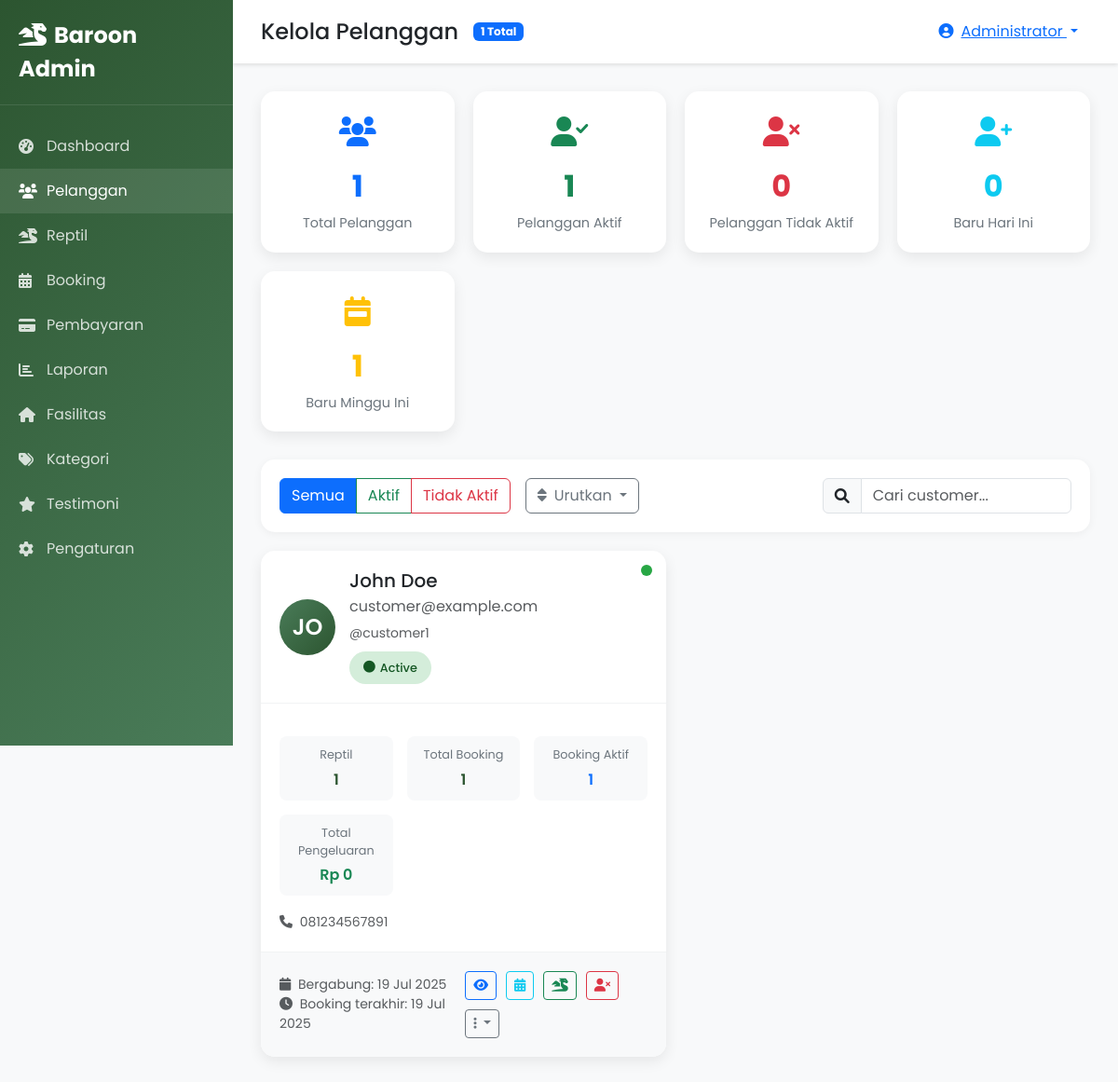
The page /admin/customers.php (signed in) on the database its author committed.
### tables this page shows
CREATE TABLE IF NOT EXISTS `users` (
  `id` int(11) NOT NULL AUTO_INCREMENT,
  `username` varchar(50) NOT NULL,
  `email` varchar(100) NOT NULL,
  `password` varchar(255) NOT NULL,
  `full_name` varchar(100) NOT NULL,
  `phone` varchar(20) DEFAULT NULL,
  `address` text DEFAULT NULL,
  `role` enum('admin','customer') DEFAULT 'customer',
  `status` enum('active','inactive') DEFAULT 'active',
  `created_at` timestamp NOT NULL DEFAULT current_timestamp(),
  `updated_at` timestamp NOT NULL DEFAULT current_timestamp() ON UPDATE current_timestamp(),
  PRIMARY KEY (`id`),
  UNIQUE KEY `username` (`username`),
  UNIQUE KEY `email` (`email`)
);

### admin/customers.php (the view, shortened to what the rows shown need)
<?php
try {
    $db = getDB();
    $sort_by = isset($_GET['sort']) ? $_GET['sort'] : 'newest';
    $where_clause = "WHERE role = 'customer'";
    $params = [];
    $order_clause = "ORDER BY ";
    switch ($sort_by) {
        default:
            $order_clause .= "created_at DESC";
    }
    $stmt = $db->prepare("
        SELECT u.*,
               COUNT(DISTINCT r.id) as total_reptiles,
               COUNT(DISTINCT b.id) as total_bookings,
               COUNT(DISTINCT CASE WHEN b.status IN ('confirmed', 'in_progress') THEN b.id END) as active_bookings,
               COALESCE(SUM(CASE WHEN b.status = 'completed' THEN b.total_price END), 0) as total_spent,
               MAX(b.created_at) as last_booking_date
        FROM users u
        LEFT JOIN reptiles r ON u.id = r.customer_id
        LEFT JOIN bookings b ON u.id = b.customer_id
        $where_clause
        GROUP BY u.id
        $order_clause
    ");
    $stmt->execute($params);
    $customers = $stmt->fetchAll(PDO::FETCH_ASSOC);
} catch (Exception $e) {
    $message = 'error:Terjadi kesalahan sistem.';
}
?>
<!DOCTYPE html>
<html lang="id">
<head>
    <link href="https://cdn.jsdelivr.net/npm/bootstrap@5.3.0/dist/css/bootstrap.min.css" rel="stylesheet">
    <link href="https://cdnjs.cloudflare.com/ajax/libs/font-awesome/6.0.0/css/all.min.css" rel="stylesheet">
</head>
<body>
    <div class="main-content">
        <div class="content-area">
            <?php if (empty($customers)): ?>
                <div class="text-center py-5">
                    <i class="fas fa-users fa-4x text-muted mb-3"></i>
                    <h5>Tidak Ada Customer</h5>
                    <p class="text-muted">Tidak ada customer yang sesuai dengan filter yang dipilih.</p>
                </div>
            <?php else: ?>
                <div class="customer-grid" id="customersList">
                    <?php foreach ($customers as $customer): ?>
                        <?php
                        $last_activity = $customer['last_booking_date'] ? new DateTime($customer['last_booking_date']) : null;
                        $now = new DateTime();
                        $days_since_last_activity = $last_activity ? $now->diff($last_activity)->days : null;
                        $activity_class = 'inactive';
                        if ($customer['active_bookings'] > 0) {
                            $activity_class = '';
                        } elseif ($days_since_last_activity && $days_since_last_activity <= 30) {
                            $activity_class = 'warning';
                        }
                        ?>
                        <div class="customer-card position-relative" data-search="<?php echo strtolower($customer['full_name'] . ' ' . $customer['email'] . ' ' . $customer['username'] . ' ' . $customer['phone']); ?>">
                            <div class="activity-indicator <?php echo $activity_class; ?>" title="<?php echo $customer['active_bookings'] > 0 ? 'Memiliki booking aktif' : ($days_since_last_activity && $days_since_last_activity <= 30 ? 'Aktivitas terbaru' : 'Tidak ada aktivitas terbaru'); ?>"></div>
                            <div class="customer-header">
                                <div class="customer-info">
                                    <div class="customer-avatar">
                                        <?php echo strtoupper(substr($customer['full_name'], 0, 2)); ?>
                                    </div>
                                    <div class="flex-grow-1">
                                        <h5 class="mb-1"><?php echo htmlspecialchars($customer['full_name']); ?></h5>
                                        <p class="text-muted mb-1"><?php echo htmlspecialchars($customer['email']); ?></p>
                                        <small class="text-muted">@<?php echo htmlspecialchars($customer['username']); ?></small>
                                        <div class="mt-2">
                                            <span class="status-badge status-<?php echo $customer['status']; ?>">
                                                <i class="fas fa-circle"></i>
                                                <?php echo ucfirst($customer['status']); ?>
                                            </span>
                                        </div>
                                    </div>
                                </div>
                            </div>
                            <div class="customer-body">
                                <div class="customer-stats">
                                    <div class="stat-item">
                                        <div class="stat-item-label">Reptil</div>
                                        <div class="stat-item-value"><?php echo $customer['total_reptiles']; ?></div>
                                    </div>
                                    <div class="stat-item">
                                        <div class="stat-item-label">Total Booking</div>
                                        <div class="stat-item-value"><?php echo $customer['total_bookings']; ?></div>
                                    </div>
                                    <div class="stat-item">
                                        <div class="stat-item-label">Booking Aktif</div>
                                        <div class="stat-item-value text-primary"><?php echo $customer['active_bookings']; ?></div>
                                    </div>
                                    <div class="stat-item">
                                        <div class="stat-item-label">Total Pengeluaran</div>
                                        <div class="stat-item-value text-success">Rp <?php echo number_format($customer['total_spent'], 0, ',', '.'); ?></div>
                                    </div>
                                </div>
                                <?php if ($customer['phone']): ?>
                                    <div class="mt-3">
                                        <small class="text-muted">
                                            <i class="fas fa-phone me-1"></i>
                                            <?php echo htmlspecialchars($customer['phone']); ?>
                                        </small>
                                    </div>
                                <?php endif; ?>
                            </div>
                            <div class="customer-footer">
                                <div class="d-flex justify-content-between align-items-center">
                                    <small class="text-muted">
                                        <i class="fas fa-calendar me-1"></i>
                                        Bergabung: <?php echo date('d M Y', strtotime($customer['created_at'])); ?>
                                        <?php if ($customer['last_booking_date']): ?>
                                            <br><i class="fas fa-clock me-1"></i>
                                            Booking terakhir: <?php echo date('d M Y', strtotime($customer['last_booking_date'])); ?>
                                        <?php endif; ?>
                                    </small>
                                    <div class="quick-actions">
                                        <a href="view_customer.php?id=<?php echo $customer['id']; ?>" class="btn btn-outline-primary btn-sm" title="Lihat Detail">
                                            <i class="fas fa-eye"></i>
                                        </a>
                                        <a href="customer_bookings.php?customer_id=<?php echo $customer['id']; ?>" class="btn btn-outline-info btn-sm" title="Lihat Booking">
                                            <i class="fas fa-calendar-alt"></i>
                                        </a>
                                        <a href="customer_reptiles.php?customer_id=<?php echo $customer['id']; ?>" class="btn btn-outline-success btn-sm" title="Lihat Reptil">
                                            <i class="fas fa-dragon"></i>
                                        </a>
                                        <form method="POST" class="d-inline" onsubmit="return confirm('Yakin ingin mengubah status customer ini?')">
                                            <button type="submit" class="btn btn-outline-<?php echo $customer['status'] === 'active' ? 'danger' : 'success'; ?> btn-sm" title="<?php echo $customer['status'] === 'active' ? 'Nonaktifkan' : 'Aktifkan'; ?>">
                                                <i class="fas fa-<?php echo $customer['status'] === 'active' ? 'user-times' : 'user-check'; ?>"></i>
                                            </button>
                                        </form>
                                        <div class="dropdown d-inline">
                                            <button class="btn btn-outline-secondary btn-sm dropdown-toggle" type="button" data-bs-toggle="dropdown">
                                                <i class="fas fa-ellipsis-v"></i>
                                            </button>
                                        </div>
                                    </div>
                                </div>
                            </div>
                        </div>
                    <?php endforeach; ?>
                </div>
            <?php endif; ?>
        </div>
    </div>
</body>
</html>

### rows shown on the page
users: full_name "JO", full_name "John Doe", email "customer@example.com", username "customer1", status "Active", total_reptiles "1", total_bookings "1", active_bookings "1", total_spent "0", phone "081234567891", created_at "19 Jul 2025", last_booking_date "19 Jul 2025"

### other values the page prints
$stats['total_customers'] "1"
$_SESSION['full_name'] "Administrator"
$stats['active_customers'] "1"
$stats['inactive_customers'] "0"
$stats['new_today'] "0"
$stats['new_this_week'] "1"
